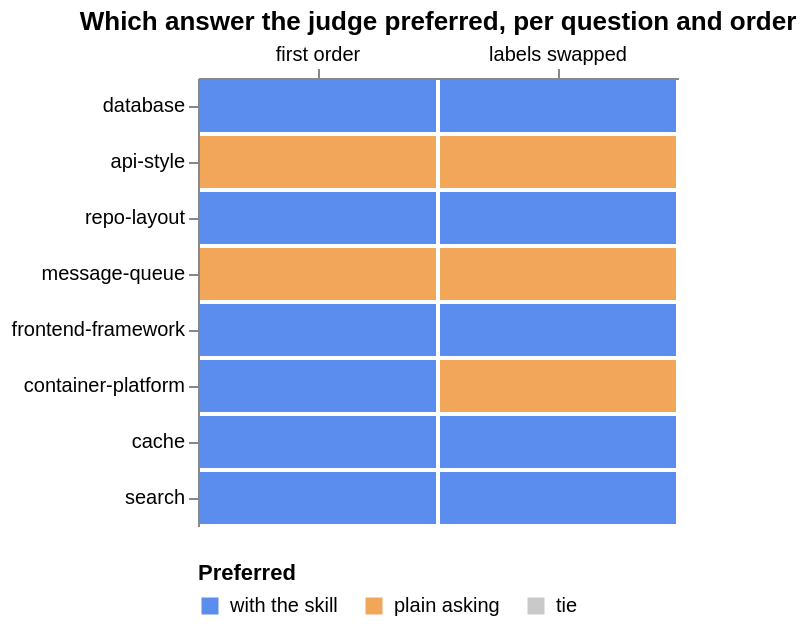

Vega-Lite specification for this chart:
### Vega-Lite specification from a JSON file in a GitHub repository (floating-point values rounded to 4 significant figures)
{"$schema": "https://vega.github.io/schema/vega-lite/v5.json", "usermeta": {"fig": {"content": "data", "style": "cool-clean", "candidates": ["cool-clean"], "why": "cells and bars read from the result file", "surface": "repo-doc"}, "source": "evals/compare/results/2026-11-24-eight-questions.json"}, "title": "Which answer the judge preferred, per question and order", "data": {"values": [{"question": "database", "order": "first order", "preferred": "with the skill"}, {"question": "database", "order": "labels swapped", "preferred": "with the skill"}, {"question": "api-style", "order": "first order", "preferred": "plain asking"}, {"question": "api-style", "order": "labels swapped", "preferred": "plain asking"}, {"question": "repo-layout", "order": "first order", "preferred": "with the skill"}, {"question": "repo-layout", "order": "labels swapped", "preferred": "with the skill"}, {"question": "message-queue", "order": "first order", "preferred": "plain asking"}, {"question": "message-queue", "order": "labels swapped", "preferred": "plain asking"}, {"question": "frontend-framework", "order": "first order", "preferred": "with the skill"}, {"question": "frontend-framework", "order": "labels swapped", "preferred": "with the skill"}, {"question": "container-platform", "order": "first order", "preferred": "with the skill"}, {"question": "container-platform", "order": "labels swapped", "preferred": "plain asking"}, {"question": "cache", "order": "first order", "preferred": "with the skill"}, {"question": "cache", "order": "labels swapped", "preferred": "with the skill"}, {"question": "search", "order": "first order", "preferred": "with the skill"}, {"question": "search", "order": "labels swapped", "preferred": "with the skill"}]}, "width": 240, "height": {"step": 28}, "mark": {"type": "rect", "stroke": "white", "strokeWidth": 2}, "encoding": {"x": {"field": "order", "type": "nominal", "title": null, "sort": ["first order", "labels swapped"], "axis": {"orient": "top", "labelAngle": 0}}, "y": {"field": "question", "type": "nominal", "title": null, "sort": ["database", "api-style", "repo-layout", "message-queue", "frontend-framework", "container-platform", "cache", "search"]}, "color": {"field": "preferred", "type": "nominal", "title": "Preferred", "scale": {"domain": ["with the skill", "plain asking", "tie"], "range": ["#5b8def", "#f2a65a", "#c9c9c9"]}, "legend": {"orient": "bottom"}}}}
